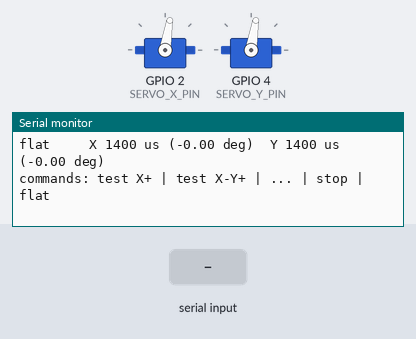
Bench run of a sketch on a simulated ESP32. Parts: 2 × servo, the last lines printed to the serial monitor. The inputs (shaded band) are chosen by the test bench.

Above: at 1.2 s.
1.3 s: "STOP\n" received over Serial
At 1.9 s:
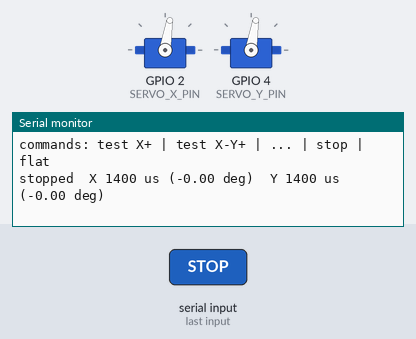
2.8 s: "FLAT\n" received over Serial
At 3.3 s:
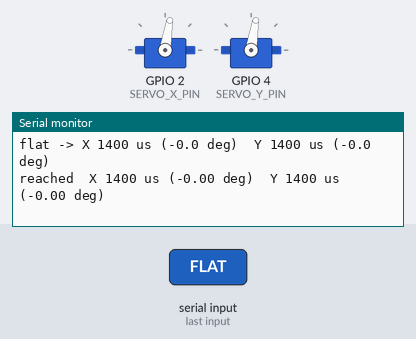
4.3 s: "TEST \n" received over Serial
At 5.4 s:
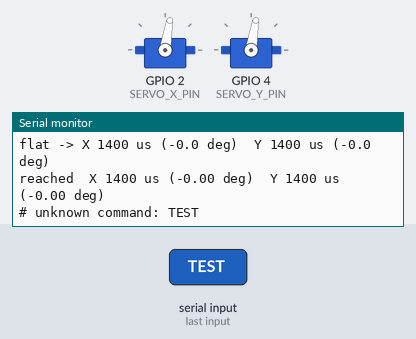

Measured:
- after the input at 1.3 s, the serial monitor: prints a new line at once (image 1)
- after the input at 2.8 s, the serial monitor: prints a new line at once (image 2)
- after the input at 4.3 s, the serial monitor: prints a new line at once (image 3)

The sketch:

esptest2.ino
```cpp
// esptest2.ino - servo test you drive from the Serial Monitor (open this file on its own).
//
// Serial Monitor: 115200 baud, line ending "Newline". Type a command, press Enter:
//   test X+      ball rolls to +x (right)    test X+Y+   right+up
//   test X-      ball rolls to -x (left)     test X+Y-   right+down
//   test Y+      ball rolls to +y (up)       test X-Y+   left+up
//   test Y-      ball rolls to -y (down)     test X-Y-   left+down
//   stop         stay where it is now
//   flat         go slowly back to level
// Upper or lower case both work. An axis you do not name goes back to flat.
//
// After a "test" the plate creeps slowly (SPEED_US_PER_S) towards the pulse
// limit of that direction and stops there. It prints the pulse and tilt while
// it moves. If the plate touches the frame or a servo buzzes, type "stop":
// the pulse printed last is the real limit for that side. Use it for
// PULSE_MIN / PULSE_MAX.
//
// The directions mean the same as in esptest.ino: where the BALL rolls, seen
// from the camera. Nothing ever goes outside PULSE_MIN..PULSE_MAX.

#include <ESP32Servo.h>

// ---------- Servo hardware (same block in esp.ino, esptest.ino, esptest2.ino, espreset.ino) ----------

const int SERVO_X_PIN = 2;
const int SERVO_Y_PIN = 4;

// The servo's own pulse scale (its full travel). Only for attach(); the limits
// below are ours and narrower.
const int SERVO_US_MIN = 500;
const int SERVO_US_MAX = 2500;

// Pulse width (microseconds) that makes the plate level on this rig, per axis.
const int PULSE_CENTER_X = 1400;
const int PULSE_CENTER_Y = 1400;

// Never send a pulse outside these, so the plate does not hit its stops.
const int PULSE_MIN = 1150;
const int PULSE_MAX = 1950;

// Microseconds of pulse per degree of plate tilt. With PULSE_CENTER = 1400,
// PULSE_MIN = 1150, PULSE_MAX = 1950 and PULSE_PER_DEG = 100.0, the physical
// tilt range is -5.5 deg (1950 us) to +2.5 deg (1150 us):
//
//   pulse_us = constrain(round(PULSE_CENTER + SERVO_DIR * tilt_deg * PULSE_PER_DEG),
//                        PULSE_MIN, PULSE_MAX)
const float PULSE_PER_DEG = 100.0f;

// +1 = positive tilt pushes the ball towards +x / +y. -1 flips the direction.
const int SERVO_DIR_X = -1;
const int SERVO_DIR_Y = -1;

// ---------- Test speed ----------

const float SPEED_US_PER_S = 50.0f;  // slow: centre to 1950 us takes 11 s
const int FRAME_MS = 20;             // one servo frame (50 Hz)
const int PRINT_MS = 250;            // how often to print while moving
const float STEP_US = SPEED_US_PER_S * FRAME_MS / 1000.0f;  // pulse change per frame

Servo servoX;
Servo servoY;

// Where the servos are now and where they are going, in microseconds.
float nowX = PULSE_CENTER_X;
float nowY = PULSE_CENTER_Y;
float targetX = PULSE_CENTER_X;
float targetY = PULSE_CENTER_Y;
bool moving = false;

unsigned long lastFrameMs = 0;
unsigned long lastPrintMs = 0;
String line = "";  // the command being typed

void setup() {
  Serial.begin(115200);

  // One timer per servo, 50 Hz, 16-bit pulse resolution.
  ESP32PWM::allocateTimer(0);
  ESP32PWM::allocateTimer(1);
  servoX.setPeriodHertz(50);
  servoY.setPeriodHertz(50);
  servoX.attach(SERVO_X_PIN, SERVO_US_MIN, SERVO_US_MAX);
  servoY.attach(SERVO_Y_PIN, SERVO_US_MIN, SERVO_US_MAX);
  // 16-bit = 0.3 us steps. The 10-bit default rounds small moves away.
  // Must come after attach(), because attach() resets the timer width.
  servoX.setTimerWidth(16);
  servoY.setTimerWidth(16);

  servoX.writeMicroseconds(PULSE_CENTER_X);
  servoY.writeMicroseconds(PULSE_CENTER_Y);
  printPosition("flat");
  Serial.println("commands: test X+ | test X-Y+ | ... | stop | flat");
}

void loop() {
  readSerial();
  // One small step per servo frame, so the move is slow and smooth.
  if (millis() - lastFrameMs >= FRAME_MS) {
    lastFrameMs = millis();
    stepServos();
  }
}

// Collect typed characters and run the command when Enter arrives.
// Not readStringUntil(): that waits, and the servos would stop moving.
void readSerial() {
  while (Serial.available()) {
    char c = Serial.read();
    if (c == '\n' || c == '\r') {
      if (line.length() > 0) handleCommand(line);
      line = "";
    } else {
      line += c;
    }
  }
}

void handleCommand(String cmd) {
  cmd.trim();
  cmd.toUpperCase();
  if (cmd == "STOP") {
    targetX = nowX;
    targetY = nowY;
    moving = false;
    printPosition("stopped");
  } else if (cmd == "FLAT") {
    startMove("flat", PULSE_CENTER_X, PULSE_CENTER_Y);
  } else if (cmd.startsWith("TEST ")) {
    String dir = cmd.substring(5);
    dir.replace(" ", "");
    int rollX = axisSign(dir, 'X');
    int rollY = axisSign(dir, 'Y');
    if (rollX == 0 && rollY == 0) {
      Serial.println("# say which way, e.g. test X+ or test X+Y-");
      return;
    }
    startMove(dir.c_str(), rollPulse(rollX, PULSE_CENTER_X, SERVO_DIR_X),
              rollPulse(rollY, PULSE_CENTER_Y, SERVO_DIR_Y));
  } else {
    Serial.println("# unknown command: " + cmd);
  }
}

// +1 / -1 from the sign right after the axis letter ("X+" -> +1), 0 if the
// letter is not there.
int axisSign(String dir, char axis) {
  int i = dir.indexOf(axis);
  if (i < 0 || i + 1 >= (int)dir.length()) return 0;
  if (dir[i + 1] == '+') return +1;
  if (dir[i + 1] == '-') return -1;
  return 0;
}

// The pulse that rolls the ball as far as allowed towards `roll` (+1 / -1),
// or the centre for 0. Same as esptest.ino.
int rollPulse(int roll, int center, int servoDir) {
  int side = roll * servoDir;
  if (side > 0) return PULSE_MAX;
  if (side < 0) return PULSE_MIN;
  return center;
}

void startMove(const char *name, int x, int y) {
  targetX = x;
  targetY = y;
  moving = true;
  Serial.printf("%s -> X %d us (%+.1f deg)  Y %d us (%+.1f deg)\n", name,
                x, pulseToTilt(x, PULSE_CENTER_X, SERVO_DIR_X),
                y, pulseToTilt(y, PULSE_CENTER_Y, SERVO_DIR_Y));
}

// Move both servos one STEP_US closer to the target, print now and then,
// and say when the target is reached.
void stepServos() {
  if (!moving) return;
  nowX = stepTowards(nowX, targetX);
  nowY = stepTowards(nowY, targetY);
  servoX.writeMicroseconds(round(constrain(nowX, PULSE_MIN, PULSE_MAX)));
  servoY.writeMicroseconds(round(constrain(nowY, PULSE_MIN, PULSE_MAX)));

  if (nowX == targetX && nowY == targetY) {
    moving = false;
    printPosition("reached");
  } else if (millis() - lastPrintMs >= PRINT_MS) {
    lastPrintMs = millis();
    printPosition("at");
  }
}

// One step from `now` towards `target`, without going past it.
float stepTowards(float now, float target) {
  if (now < target) return min(now + STEP_US, target);
  return max(now - STEP_US, target);
}

// Plate tilt in degrees for a pulse, the inverse of the formula above.
float pulseToTilt(float pulse, int center, int servoDir) {
  return (pulse - center) / (servoDir * PULSE_PER_DEG);
}

void printPosition(const char *label) {
  Serial.printf("%-8s X %4.0f us (%+.2f deg)  Y %4.0f us (%+.2f deg)\n", label,
                nowX, pulseToTilt(nowX, PULSE_CENTER_X, SERVO_DIR_X),
                nowY, pulseToTilt(nowY, PULSE_CENTER_Y, SERVO_DIR_Y));
}
```
